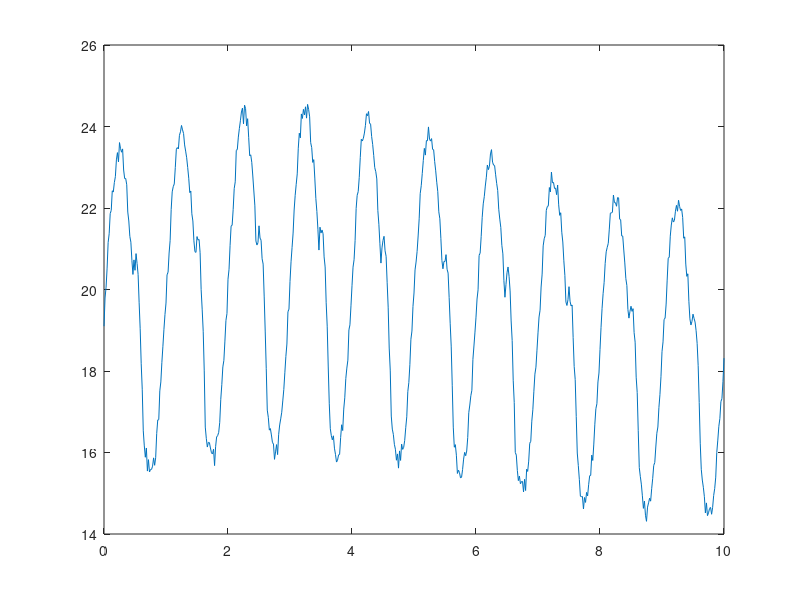

This figure's MATLAB source:
clear all

noise=1;    %Noise amplitude
DC=15;      %DC amplitude
AC=1;       %AC amplitude
DN=1;       %Dicrotic notch size
fluctuation=1;  %Fluctiation amplitude
samplingrate=60;
heartrate=60;
time=10;    %Seconds

t=0:1/samplingrate:time;
a=4*sin(t*2*pi*heartrate/60)+4;
b=sin(t*2*pi*heartrate/60+pi*1.4)*4-3.5;


for i=1:length(a)
    if a(i)<0
        a(i)=0;
    end
end

for i=1:length(b)
    if b(i)<0
        b(i)=0;
    end
end
    
c=AC*(a+DN*b*4);
%---------Add noise

c=c+noise*rand(1,length(c))/2;

%---------Add DC

c=c+DC;
%--------Add fluctuation

if fluctuation ~= 0
    F=0.05*sin(t/2)+1;
    c=fluctuation*c.*F;
end

Generated_PPG_signal=c;     %Final generated PPG signal

plot(t,c)
